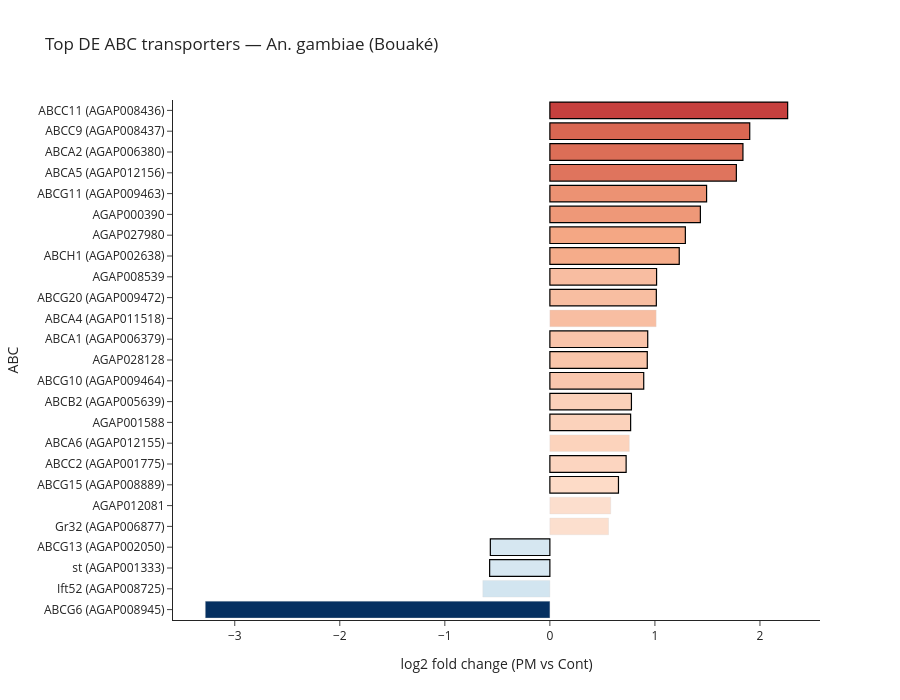

Here is the notebook cell this chart was saved with:
### Code cell
# Horizontal bar plot of top DE members (|log2FC|, coloured by padj)
def family_bar(df, title, family_label, out_stub, n=25, width=900, height=700):
    d = df.copy()
    d["label"] = np.where(d["GeneName"].isna(), d["GeneID"], d["GeneName"].astype(str) + " (" + d["GeneID"] + ")")
    d = d.dropna(subset=["log2FoldChange"])
    d = d.reindex(d["log2FoldChange"].abs().sort_values(ascending=False).index).head(n)
    d = d.sort_values("log2FoldChange")

    d["sig"] = d["padj"] < 0.05
    fig = go.Figure()
    fig.add_trace(go.Bar(
        y=d["label"], x=d["log2FoldChange"], orientation="h",
        marker=dict(
            color=d["log2FoldChange"],
            colorscale="RdBu_r", cmid=0,
            line=dict(color=np.where(d["sig"], "black", "lightgrey"),
                      width=np.where(d["sig"], 1.2, 0.3)),
        ),
        customdata=d[["GeneID","padj","pfam_domains"]].values,
        hovertemplate="<b>%{y}</b><br>log2FC: %{x:.2f}<br>padj: %{customdata[1]:.2e}<br>PFAM: %{customdata[2]}<extra></extra>",
    ))
    fig.add_vline(x=0, line_color="grey")
    fig.update_layout(
        title=title, xaxis_title="log2 fold change (PM vs Cont)",
        yaxis_title=family_label, template="simple_white",
        width=width, height=height, showlegend=False,
    )
    fig.write_html(f"figures_ms/{out_stub}.html")
    fig.write_image(f"figures_ms/{out_stub}.png", scale=2)
    return fig

fig_abc_bar = family_bar(abc_gam_sorted, "Top DE ABC transporters — An. gambiae (Bouaké)", "ABC", "b1_bar_abc_gambiae")
fig_abc_bar.show()

### Figure 1 — Plotly figure (JSON) as saved in the notebook; plotly's stock layout.template omitted (floating-point values rounded to 4 significant figures)
{"data": [{"customdata": [["AGAP008945", 0.05269, "PF00005;PF01061"], ["AGAP008725", 0.104, "PF09822"], ["AGAP001333", 0.009072, "PF00005;PF01061"], ["AGAP002050", 0.04792, "PF00005;PF01061"], ["AGAP006877", 0.5009, "PF08395"], ["AGAP012081", 0.1136, "PF00006;PF02874"], ["AGAP008889", 1.132e-06, "PF00005;PF01061"], ["AGAP001775", 6.674e-05, "PF00005;PF00664"], ["AGAP012155", 0.3401, "PF00005;PF12698"], ["AGAP001588", 0.01534, "PF01496"], ["AGAP005639", 2.569e-05, "PF00005;PF00664"], ["AGAP009464", 2.358e-07, "PF00005;PF01061"], ["AGAP028128", 0.0007671, "PF00005;PF00664"], ["AGAP006379", 0.0002091, "PF00005;PF12698"], ["AGAP011518", 0.1333, "PF00005;PF12698"], ["AGAP009472", 1.906e-13, "PF00005;PF01061"], ["AGAP008539", 0.04589, "PF04280"], ["AGAP002638", 3.939e-14, "PF00005;PF12698"], ["AGAP027980", 1.825e-07, "PF00005;PF00664"], ["AGAP000390", 1.659e-09, "PF00122;PF00702;PF13246;PF16209;PF16212"], ["AGAP009463", 4.895e-16, "PF00005;PF01061"], ["AGAP012156", 1.492e-05, "PF00005;PF12698"], ["AGAP006380", 3.066e-07, "PF00005;PF12698"], ["AGAP008437", 5.58e-10, "PF00005;PF00664"], ["AGAP008436", 9.891e-07, "PF00005;PF00664"]], "hovertemplate": "<b>%{y}</b><br>log2FC: %{x:.2f}<br>padj: %{customdata[1]:.2e}<br>PFAM: %{customdata[2]}<extra></extra>", "marker": {"cmid": 0, "color": [-3.28, -0.6384, -0.5735, -0.5668, 0.5586, 0.5789, 0.653, 0.726, 0.7563, 0.7688, 0.7764, 0.8934, 0.9273, 0.9315, 1.012, 1.014, 1.016, 1.232, 1.29, 1.433, 1.492, 1.775, 1.838, 1.903, 2.264], "colorscale": [[0, "rgb(5,48,97)"], [0.1, "rgb(33,102,172)"], [0.2, "rgb(67,147,195)"], [0.3, "rgb(146,197,222)"], [0.4, "rgb(209,229,240)"], [0.5, "rgb(247,247,247)"], [0.6, "rgb(253,219,199)"], [0.7, "rgb(244,165,130)"], [0.8, "rgb(214,96,77)"], [0.9, "rgb(178,24,43)"], [1, "rgb(103,0,31)"]], "line": {"color": ["lightgrey", "lightgrey", "black", "black", "lightgrey", "lightgrey", "black", "black", "lightgrey", "black", "black", "black", "black", "black", "lightgrey", "black", "black", "black", "black", "black", "black", "black", "black", "black", "black"], "width": [0.3, 0.3, 1.2, 1.2, 0.3, 0.3, 1.2, 1.2, 0.3, 1.2, 1.2, 1.2, 1.2, 1.2, 0.3, 1.2, 1.2, 1.2, 1.2, 1.2, 1.2, 1.2, 1.2, 1.2, 1.2]}}, "orientation": "h", "type": "bar", "x": [-3.28, -0.6384, -0.5735, -0.5668, 0.5586, 0.5789, 0.653, 0.726, 0.7563, 0.7688, 0.7764, 0.8934, 0.9273, 0.9315, 1.012, 1.014, 1.016, 1.232, 1.29, 1.433, 1.492, 1.775, 1.838, 1.903, 2.264], "y": ["ABCG6 (AGAP008945)", "Ift52 (AGAP008725)", "st (AGAP001333)", "ABCG13 (AGAP002050)", "Gr32 (AGAP006877)", "AGAP012081", "ABCG15 (AGAP008889)", "ABCC2 (AGAP001775)", "ABCA6 (AGAP012155)", "AGAP001588", "ABCB2 (AGAP005639)", "ABCG10 (AGAP009464)", "AGAP028128", "ABCA1 (AGAP006379)", "ABCA4 (AGAP011518)", "ABCG20 (AGAP009472)", "AGAP008539", "ABCH1 (AGAP002638)", "AGAP027980", "AGAP000390", "ABCG11 (AGAP009463)", "ABCA5 (AGAP012156)", "ABCA2 (AGAP006380)", "ABCC9 (AGAP008437)", "ABCC11 (AGAP008436)"]}], "layout": {"height": 700, "shapes": [{"line": {"color": "grey"}, "type": "line", "x0": 0, "x1": 0, "xref": "x", "y0": 0, "y1": 1, "yref": "y domain"}], "showlegend": false, "title": {"text": "Top DE ABC transporters — An. gambiae (Bouaké)"}, "width": 900, "xaxis": {"title": {"text": "log2 fold change (PM vs Cont)"}}, "yaxis": {"title": {"text": "ABC"}}}}
